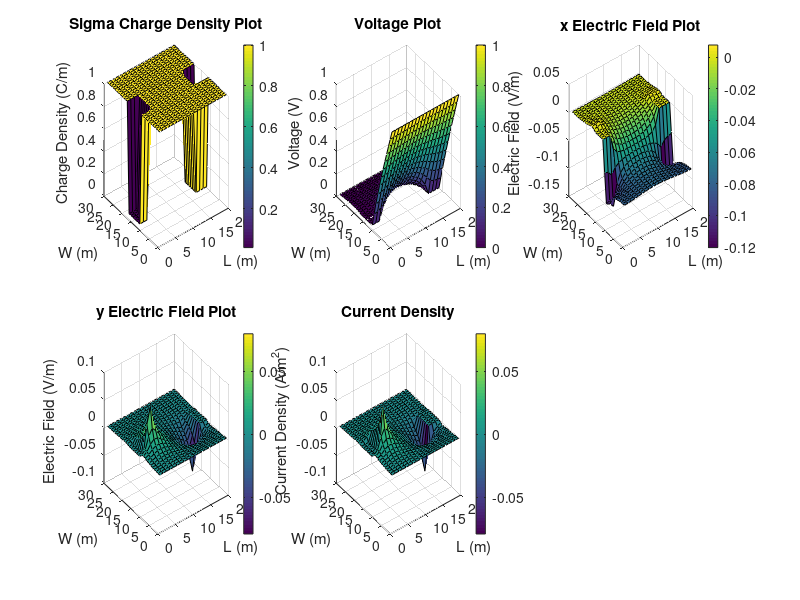

Reproduce this figure in MATLAB.
% Assignment 2 - Joanna Abalos 100962263
L = 30;
W = L*2/3;
G = sparse(L*W,L*W);
F = zeros(L*W,1);

sOut = 1;
sIn = 10^-2;

midX = L/2;
midY = W/2;
boxL = L/4;
boxW = W*2/3;
leftBound = midX - boxL/2;
rightBound = midX + boxL/2;
topBound = midY + boxW/2;
bottomBound = midY - boxW/2;

for i = 1:L
    for j = 1:W
        n = j + (i-1)*W;
        nxm = j+(i-2)*W;
        nxp = j+i*W;
        nyp = j+1+ (i-1)*W;
        nym = j-1+ (i-1)*W;
        if i == 1
            G(n,n) = 1;
            F(n) = 1;
            sMap(i,j) = sOut;
        elseif i == L
            G(n,n) = 1;
            F(n) = 0;
            sMap(i,j) = sOut;
        elseif (j == W)
            G(n,n) = -3;
            if(i>leftBound && i<rightBound)
                G(n,nxm) = sIn;
                G(n,nxp) = sIn;
                G(n,nym) = sIn;
                sMap(i,j) = sIn;
            else
                G(n,nxm) = sOut;
                G(n,nxp) = sOut;
                G(n,nym) = sOut;
                sMap(i,j) = sOut;
            end
        elseif (j == 1)
            G(n,n) = -3;
            if(i>leftBound && i<rightBound)
                G(n,nxm) = sIn;
                G(n,nxp) = sIn;
                G(n,nyp) = sIn;
                sMap(i,j) = sIn;
            else
                G(n,nxm) = sOut;
                G(n,nxp) = sOut;
                G(n,nyp) = sOut;
                sMap(i,j) = sOut;
            end
        else
            G(n,n) = -4;
            if( (j>topBound || j<bottomBound) && i>leftBound && i<rightBound)
                G(n,nxp) = sIn;
                G(n,nxm) = sIn;
                G(n,nyp) = sIn;
                G(n,nym) = sIn;
                sMap(i,j) = sIn;
            else
                G(n,nxp) = sOut;
                G(n,nxm) = sOut;
                G(n,nyp) = sOut;
                G(n,nym) = sOut;
                sMap(i,j) = sOut;
            end
        end
    end
end

V = G\F;

Vmap = zeros(L,W);
for i = 1:L
    for j = 1:W
        n = j + (i-1)*W;
        Vmap(i,j) = V(n);
    end
end

[Ey,Ex] = gradient(Vmap);
E = gradient(Vmap);
J = sMap.* E;

figure(3)
subplot(2,3,1)
surf(sMap)
colorbar
title('Sigma Charge Density Plot')
xlabel('L (m)')
ylabel('W (m)')
zlabel('Charge Density (C/m)')

subplot(2,3,2)
surf(Vmap)
colorbar
title('Voltage Plot')
xlabel('L (m)')
ylabel('W (m)')
zlabel('Voltage (V)')

subplot(2,3,3)
surf(Ex)
colorbar
title('x Electric Field Plot')
xlabel('L (m)')
ylabel('W (m)')
zlabel('Electric Field (V/m)')

subplot(2,3,4)
surf(Ey)
colorbar
title('y Electric Field Plot')
xlabel('L (m)')
ylabel('W (m)')
zlabel('Electric Field (V/m)')

subplot(2,3,5)
surf(J)
colorbar
title('Current Density')
xlabel('L (m)')
ylabel('W (m)')
zlabel('Current Density (A/m^2)')